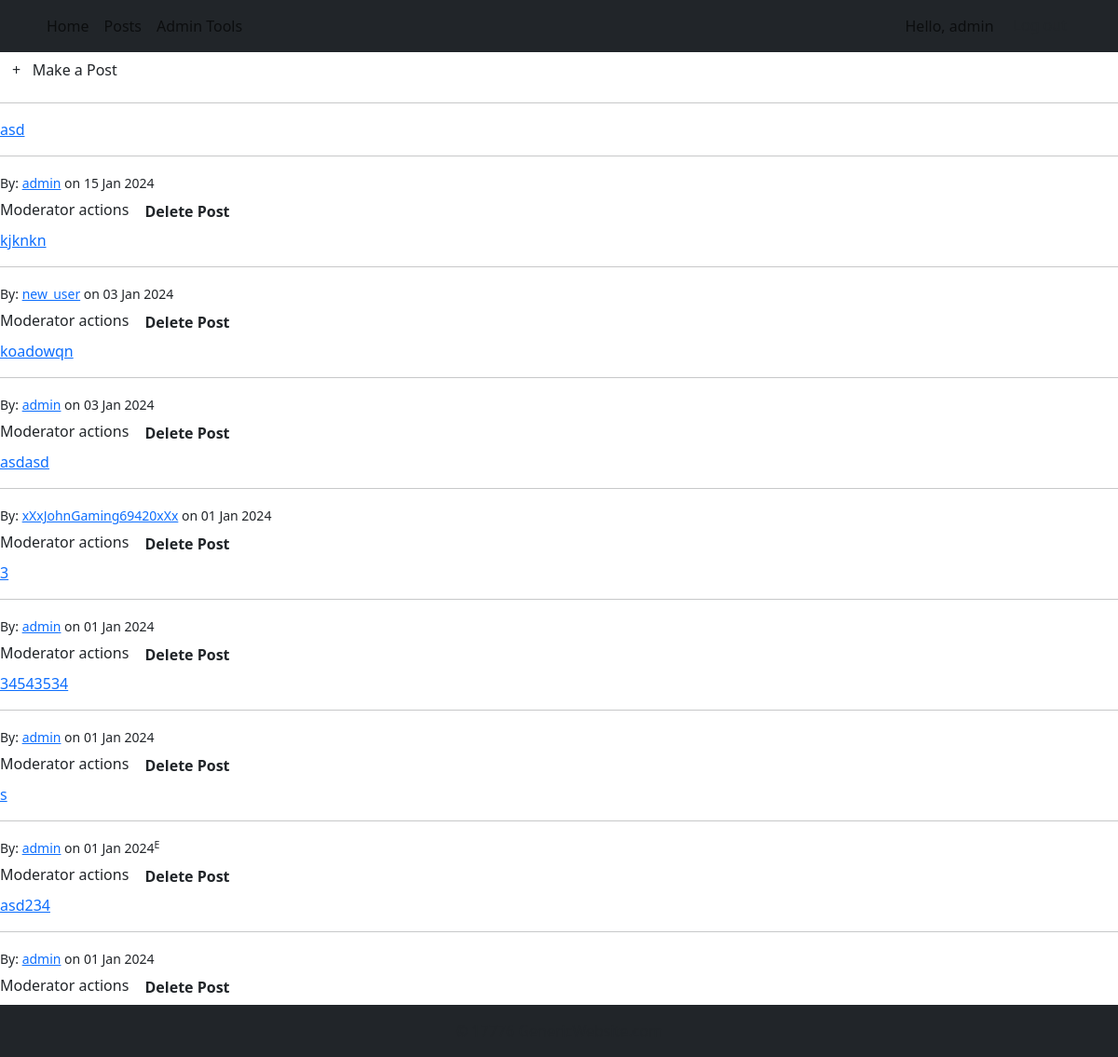
Page /posts/ (signed in) on the earlier database version.
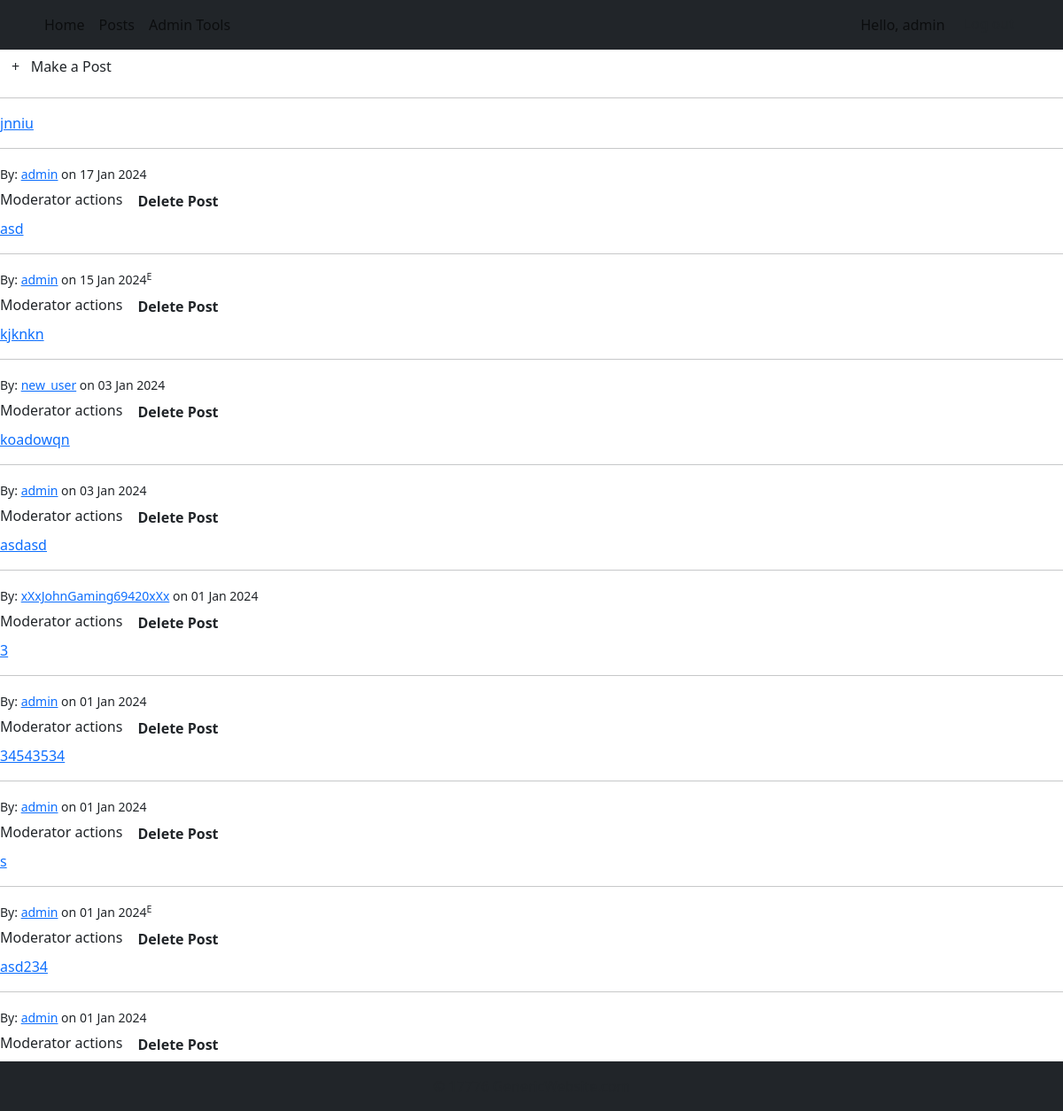
Same page on the later database version.
### socialSite/models.py (models this page shows, shortened)
class Post(models.Model):
    user = models.ForeignKey(User, on_delete=models.CASCADE)
    title = models.CharField(max_length=300)
    content = models.TextField(null=True, blank=True)
    date_posted = models.DateTimeField(auto_now_add=True)
    is_edited = models.BooleanField(default=False)

### socialSite/views.py (the view)
# urls.py: path('posts/', views.posts, name='posts'),
def posts(request):
    posts_list = Post.objects.all().order_by('-date_posted')
    show_mod = False
    if request.user.is_authenticated and (
            request.user.groups.filter(name='Moderator').exists() or request.user.is_superuser):
        show_mod = True
    return render(request, 'socialSite/posts.html', {'posts': posts_list, 'show_mod': show_mod})

### socialSite/templates/socialSite/posts.html (shortened to what this page needs)
{% extends 'base.html' %}
{% block content %}
    <div>
        <a class="btn btn-blue" id="new-post-button" href="{% url 'new_post' %}">+ &nbsp; Make a Post</a>
    </div>
    <hr />
    <div>
        {% for post in posts %}
            <div class="post">
                <section class="post-title">
                    <a href="/posts/{{ post.id }}">{{ post.title }}</a>
                </section>
                <hr>
                <div class="post-info">
                    <small>By: <a href="{% url 'user_profile' post.user.username %}">{{ post.user }}</a> on {{ post.date_posted | date:"d M Y" }}{% if post.is_edited %}<sup>E</sup>{% endif %}</small>
                </div>
                {% if show_mod %}
                    <div class="moderator-tools">
                        Moderator actions  <a class="btn btn-blue" href="{% url 'delete_post' post.id %}"><b>Delete Post</b></a>
                    </div>
                {% endif %}
            </div>
        {% endfor %}
    </div>
{% endblock content %}

Differences in the rows shown:
added Post: title "jnniu", user "admin", date_posted "17 Jan 2024"
changed Post "asd": now shows "E"
